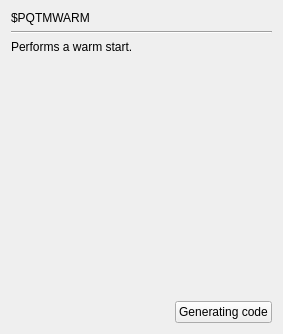
     <widget class="QWidget" name="page_PQTMWARM">
      <layout class="QGridLayout" name="gridLayout_228">
       <item row="0" column="0">
        <widget class="QLabel" name="label_483">
         <property name="text">
          <string>$PQTMWARM</string>
         </property>
        </widget>
       </item>
       <item row="1" column="0" colspan="2">
        <widget class="Line" name="line_122">
         <property name="orientation">
          <enum>Qt::Horizontal</enum>
         </property>
        </widget>
       </item>
       <item row="2" column="0">
        <widget class="QLabel" name="label_475">
         <property name="text">
          <string>Performs a warm start.</string>
         </property>
        </widget>
       </item>
       <item row="3" column="1">
        <spacer name="verticalSpacer_122">
         <property name="orientation">
          <enum>Qt::Vertical</enum>
         </property>
         <property name="sizeHint" stdset="0">
          <size>
           <width>20</width>
           <height>241</height>
          </size>
         </property>
        </spacer>
       </item>
       <item row="4" column="0">
        <spacer name="horizontalSpacer_122">
         <property name="orientation">
          <enum>Qt::Horizontal</enum>
         </property>
         <property name="sizeHint" stdset="0">
          <size>
           <width>158</width>
           <height>20</height>
          </size>
         </property>
        </spacer>
       </item>
       <item row="4" column="1">
        <widget class="QPushButton" name="GC_PQTMWARM">
         <property name="text">
          <string>Generating code</string>
         </property>
        </widget>
       </item>
      </layout>
     </widget>
